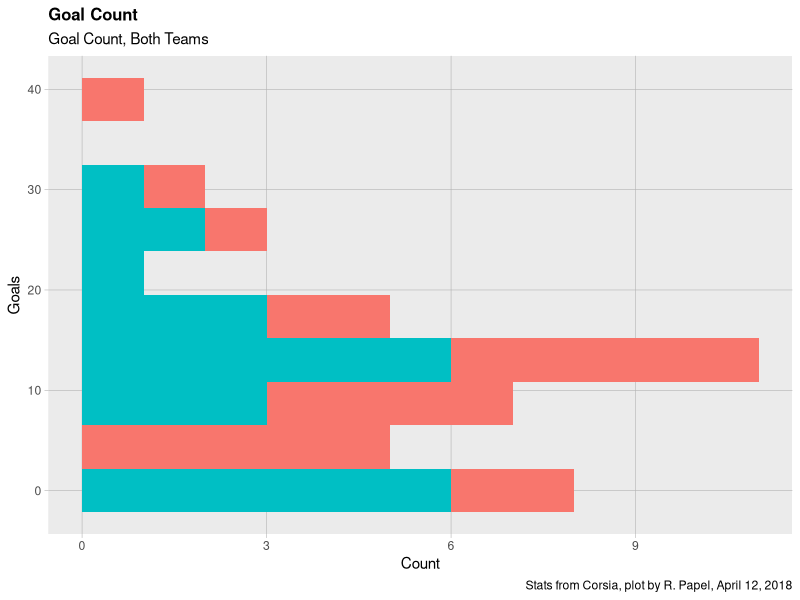

The R source for this figure: (Note: this script raises an error after producing the figure.)
#' ------------------------
#' Title: **NSH vs COL**
#' Subtitle: Pre-First Round Matchup
#' Date: April 9, 2018
#' By: Robert Papel
#' ------------------------

#' **Libraries** 

library(tidyverse)
library(rmarkdown)

firstRound <- read.csv("preds_avs.csv", header = TRUE, sep = ",", stringsAsFactors = FALSE)


#' **Visualizations**
 
teamColor <- c("#6F263D", # Colorado
               "#FFB81C") # Nashville


ggplot(firstRound) +
  geom_histogram(aes(x = G, fill = Team), bins = 10) +
  coord_flip() +
  labs(title = "Goal Count",
       subtitle = "Goal Count, Both Teams",
       x = "Goals", 
       y = "Count",
       caption = "Stats from Corsia, plot by R. Papel, April 12, 2018") +
  theme(
    plot.title = element_text(face = "bold", size = 12),
    axis.ticks = element_line(colour = "grey70", size = 0.2),
    panel.grid.major = element_line(colour = "grey70", size = 0.2),
    panel.grid.minor = element_blank(),
    legend.position = "none")


  scale_y_continuous(limits = c(0,24), 
                     breaks = c(1:24)) +
  coord_cartesian(ylim = c(0, 24)) +
  geom_text(nudge_y = 0.73, size = 2.80,
            aes(label = paste0(iSF, " Shots"))) +
  coord_flip() +
  theme(
    plot.title = element_text(face = "bold", size = 12),
    legend.background = element_rect(fill = "white", size = 4, colour = "white"),
    axis.ticks = element_line(colour = "grey70", size = 0.2),
    panel.grid.major = element_line(colour = "grey70", size = 0.2),
    panel.grid.minor = element_blank()
  )
